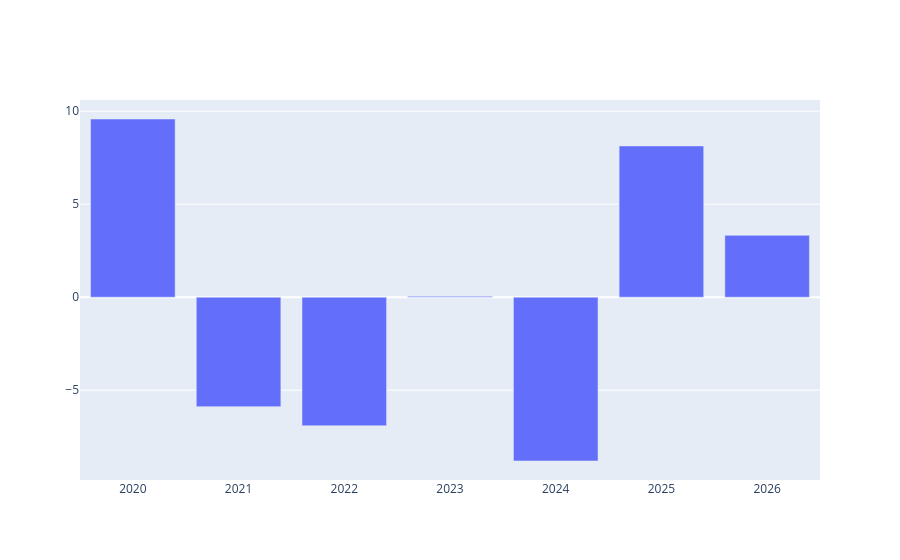

The cell this chart's notebook holds for it:
### Code cell
# Adding year and month columns for better and deeper understanding
df["Date"] = pd.to_datetime(df["Date"], format = "%Y-%m-%d")
df["Year"] = df["Date"].dt.year
df["Month"] = df["Date"].dt.month

print(df.head())

# Import Plotly modules for interactive visualizations
import plotly.graph_objs as go
import plotly.io as pio

# Average yearly growth

## Grouping by year, we are taking the aggregate of Close column
## Subtracting the last and first value of Close column and multipyling by 100 to get percentage
growth = df.groupby("Year").agg({"Close": lambda x: (x.iloc[-1] - x.iloc[0])/x.iloc[0]*100}) 

fig =  go.Figure()
fig.add_trace(go.Bar(x = growth.index,
                     y = growth["Close"],
                     name = "Yearly Growth"))

### Figure 1 — Plotly figure (JSON) as saved in the notebook; plotly's stock layout.template omitted (floating-point values rounded to 4 significant figures)
{"data": [{"name": "Yearly Growth", "type": "bar", "x": [2020, 2021, 2022, 2023, 2024, 2025, 2026], "y": [9.581, -5.883, -6.909, 0.04697, -8.804, 8.133, 3.327]}], "layout": {}}
